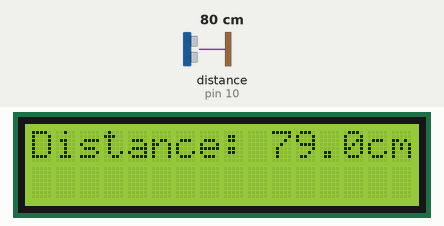
The sketch below on a simulated Arduino Uno, built with avr-gcc and run on an emulated ATmega328P. Parts: 16×2 character LCD. Wiring (inferred from the names in the program): ultrasonic range finder: trigger pin 9; echo pin 10. The inputs (shaded band) are chosen by the test bench; at power-on: distance to the obstacle (sensor on pin 10) 80 cm. The echo pulse lasts 58.3 µs per cm.

Above: at 1.2 s.
1.3 s: distance to the obstacle (sensor on pin 10) set to 2 cm
At 1.46 s:
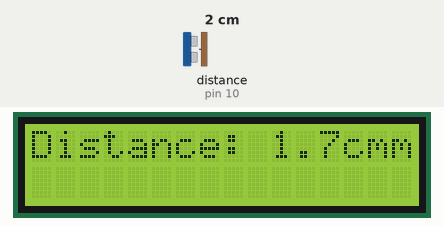
3.3 s: distance to the obstacle (sensor on pin 10) set to 18 cm
At 3.9 s:
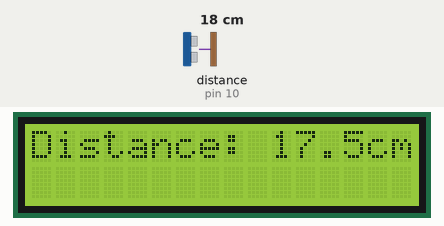
4.8 s: distance to the obstacle (sensor on pin 10) set to 4 cm
At 4.97 s:
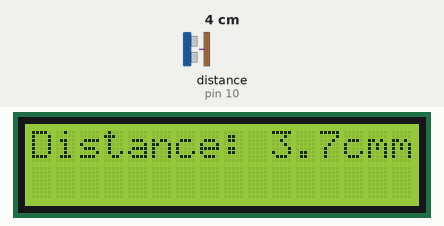
Timing chart, 0 to 7.8 s (numbered marks = the images above; inputs shaded):
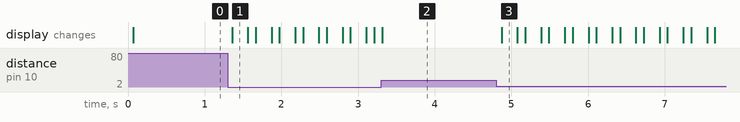

Measured:
- after the input at 1.3 s, the display: changes after 0.06 s (image 1)
- after the input at 3.3 s, the display: changes at once (image 2)
- after the input at 4.8 s, the display: changes after 0.07 s (image 3)

The sketch:

UltrasonicDistanceLCD.ino
```cpp
#include <LiquidCrystal.h>

LiquidCrystal LCD(1, 2, 4, 5, 6, 7);


const int trigPin = 9;
const int echoPin = 10;

long duration;
double distance;

void setup() {
  LCD.begin(16,2);
  pinMode(trigPin, OUTPUT);
  pinMode(echoPin, INPUT);
}

void loop() {
  digitalWrite(trigPin, LOW);
  delayMicroseconds(2);

  digitalWrite(trigPin, HIGH);
  delayMicroseconds(10);
  digitalWrite(trigPin, LOW);

  duration = pulseIn(echoPin, HIGH);
  distance = duration * 0.034 / 2;

  LCD.print("Distance: ");
  LCD.print(distance,1);
  LCD.print("cm");
  LCD.setCursor(0,0);
  delay(100);
}
```
